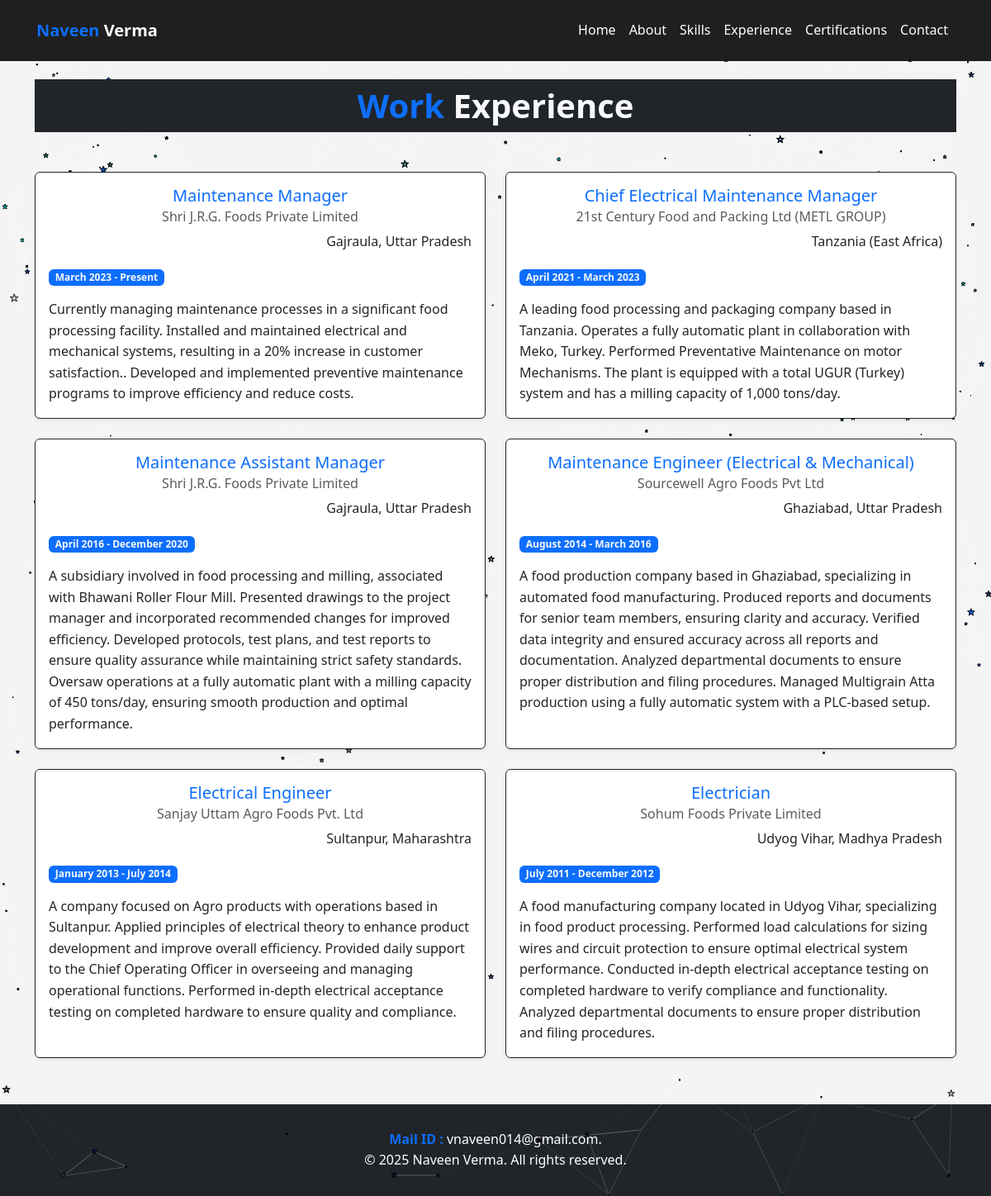
The app's page /experience/ with its own data.
### main/models.py (models this page shows, shortened)
class Experience(models.Model):
    company = models.CharField(max_length=200)
    role = models.CharField(max_length=200)
    place = models.CharField(max_length=200)
    start_date = models.DateField()
    end_date = models.DateField(null=True, blank=True)
    description = models.TextField()
    is_current = models.BooleanField(default=False)

### main/views.py (the view)
# urls.py: path('experience/', views.experience_view, name='experience'),
def experience_view(request):
    experiences = Experience.objects.all().order_by('-start_date')
    return render(request, 'main/experience.html', {
        'experiences': experiences
    })

### templates/main/experience.html (shortened to what this page needs)
{% extends 'main/base.html' %}
{% load static %}
{% block content %}
<div class="container experience-container pt-5">
    <h1 class="display-6 bg-dark gradient-dark fw-bold py-2 text-light text-center mb-5 animate__animated animate__fadeIn"> <span class="text-primary">Work</span> Experience</h1>
    <div class="row">
        {% for exp in experiences %}
        <div class="col-md-6 mb-4">
            <div class="card shadow-sm border-dark h-100 animate__animated {% cycle 'animate__slideInLeft' 'animate__slideInRight' %}">
                <div class="card-body">
                    <h5 class="card-title text-primary text-center">{{ exp.role }}</h5>
                    <h6 class="card-subtitle mb-2 text-center text-muted">{{ exp.company }}</h6>
                    <p class="card-text text-end">{{ exp.place }}</p>
                    <p class="card-text text-light badge bg-primary">
                        {{ exp.start_date|date:"F Y" }} -
                        {% if exp.is_current %}Present{% else %}{{ exp.end_date|date:"F Y" }}{% endif %}
                    </p>
                    <p class="card-text">{{ exp.description }}</p>
                </div>
            </div>
        </div>
        {% endfor %}
    </div>
</div>
{% endblock %}

### static/css/style.css (style rules this page uses)
:root { --primary-color: #007bff; --secondary-color: #6c757d; --dark-color: #333; --light-color: #f4f4f4; --transition: all 0.3s ease; }
* { margin: 0; padding: 0; box-sizing: border-box; }
body { font-family: 'Segoe UI', Tahoma, Geneva, Verdana, sans-serif; line-height: 1.6; background-color: var(--light-color); }

### records on screen
Experience: role "Maintenance Manager", company "Shri J.R.G. Foods Private Limited", place "Gajraula, Uttar Pradesh", start_date "March 2023", is_current "Present", description "Currently managing maintenance processes in a significant food processing facility. Installed and maintained electrical and mechanical systems, resulting in a 20% increase in customer satisfaction.. Developed and implemented preventive maintenance programs to improve efficiency and reduce costs."
Experience: role "Chief Electrical Maintenance Manager", company "21st Century Food and Packing Ltd (METL GROUP)", place "Tanzania (East Africa)", start_date "April 2021", end_date "March 2023", description "A leading food processing and packaging company based in Tanzania. Operates a fully automatic plant in collaboration with Meko, Turkey. Performed Preventative Maintenance on motor Mechanisms. The plant is equipped with a total UGUR (Turkey) system and has a milling capacity of 1,000 tons/day."
Experience: role "Maintenance Assistant Manager", company "Shri J.R.G. Foods Private Limited", place "Gajraula, Uttar Pradesh", start_date "April 2016", end_date "December 2020", description "A subsidiary involved in food processing and milling, associated with Bhawani Roller Flour Mill. Presented drawings to the project manager and incorporated recommended changes for improved efficiency. Developed protocols, test plans, and test reports to ensure quality assurance while maintaining strict safety standards. Oversaw operations at a fully automatic plant with a milling capacity of 450 tons/day, ensuring smooth production and optimal performance."
Experience: role "Maintenance Engineer (Electrical & Mechanical)", company "Sourcewell Agro Foods Pvt Ltd", place "Ghaziabad, Uttar Pradesh", start_date "August 2014", end_date "March 2016", description "A food production company based in Ghaziabad, specializing in automated food manufacturing. Produced reports and documents for senior team members, ensuring clarity and accuracy. Verified data integrity and ensured accuracy across all reports and documentation. Analyzed departmental documents to ensure proper distribution and filing procedures. Managed Multigrain Atta production using a fully automatic system with a PLC-based setup."
Experience: role "Electrical Engineer", company "Sanjay Uttam Agro Foods Pvt. Ltd", place "Sultanpur, Maharashtra", start_date "January 2013", end_date "July 2014", description "A company focused on Agro products with operations based in Sultanpur. Applied principles of electrical theory to enhance product development and improve overall efficiency. Provided daily support to the Chief Operating Officer in overseeing and managing operational functions. Performed in-depth electrical acceptance testing on completed hardware to ensure quality and compliance."
Experience: role "Electrician", company "Sohum Foods Private Limited", place "Udyog Vihar, Madhya Pradesh", start_date "July 2011", end_date "December 2012", description "A food manufacturing company located in Udyog Vihar, specializing in food product processing. Performed load calculations for sizing wires and circuit protection to ensure optimal electrical system performance. Conducted in-depth electrical acceptance testing on completed hardware to verify compliance and functionality. Analyzed departmental documents to ensure proper distribution and filing procedures."
